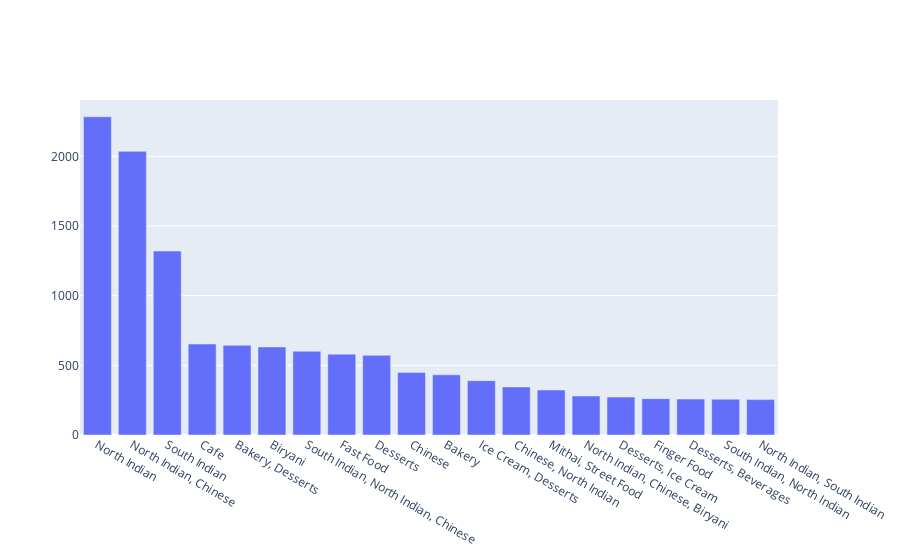

Here is the notebook cell this chart was saved with:
### Code cell
iplot([trace_goBar3])

### Figure 1 — Plotly figure (JSON) as saved in the notebook; plotly's stock layout.template omitted (floating-point values rounded to 4 significant figures)
{"data": [{"type": "bar", "x": ["North Indian", "North Indian, Chinese", "South Indian", "Cafe", "Bakery, Desserts", "Biryani", "South Indian, North Indian, Chinese", "Fast Food", "Desserts", "Chinese", "Bakery", "Ice Cream, Desserts", "Chinese, North Indian", "Mithai, Street Food", "North Indian, Chinese, Biryani", "Desserts, Ice Cream", "Finger Food", "Desserts, Beverages", "South Indian, North Indian", "North Indian, South Indian"], "y": [2284, 2036, 1320, 653, 644, 632, 601, 580, 572, 449, 432, 390, 345, 323, 280, 272, 261, 258, 257, 254]}], "layout": {}}
